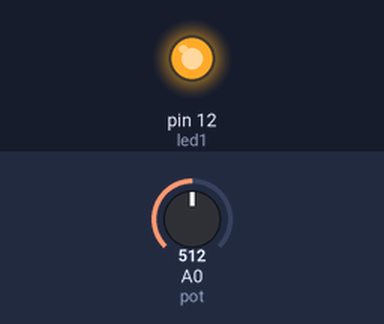
Recording of a sketch running on a simulated Arduino Uno, built with avr-gcc and run on an emulated ATmega328P. On the bench: output pins drawn as LEDs (lit = HIGH). The inputs (shaded band) are chosen by the test bench; at power-on: A0 (pot) = 512.

Above: at 1.2 s.
1.3 s: A0 (pot) set to 497
At 2.2 s:
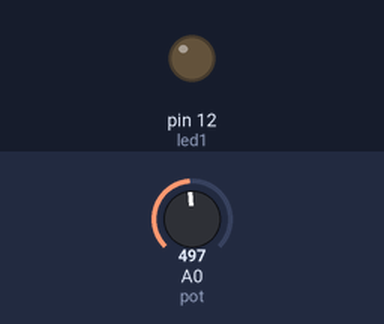
2.8 s: A0 (pot) set to 716
At 3.4 s:
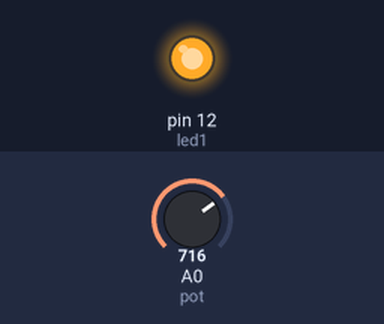
4.3 s: A0 (pot) set to 511
At 4.6 s:
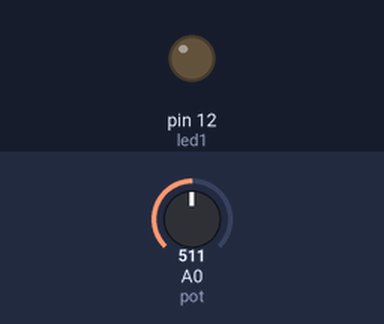
Timing chart, 0 to 7.3 s (numbered marks = the images above; inputs shaded):
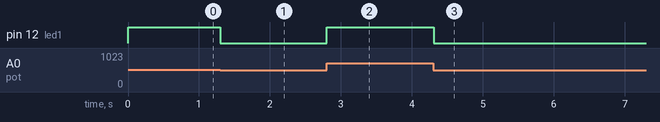

Measured:
- the behaviour switches between 512 and 511 on A0 (pot) (found by bisection; images 0 and 1)
- after the input at 1.3 s, pin 12 (led1): HIGH → LOW at once
- after the input at 2.8 s, pin 12 (led1): LOW → HIGH at once
- after the input at 4.3 s, pin 12 (led1): HIGH → LOW at once

The sketch:

Led_Brightness_Control.ino
```cpp
int led1=12;
int pot=A0;
int val=0;

void setup()
{
    pinMode(led1,OUTPUT);
    pinMode(pot,INPUT);
}
void loop()
{
    val= analogRead(pot);
    analogWrite(led1,val/4);
    delay(100);
}
```
